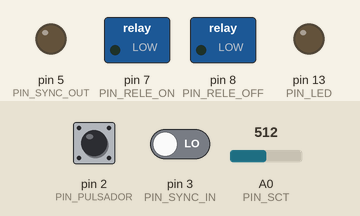
Bench run of a sketch on a simulated Arduino Uno, built with avr-gcc and run on an emulated ATmega328P. Parts: switched loads named in the sketch (green lamp = pin HIGH), output pins drawn as LEDs (lit = HIGH). The inputs (shaded band) are chosen by the test bench; at power-on: pin 2 (PIN_PULSADOR) HIGH, A0 (PIN_SCT) = 512, pin 3 (PIN_SYNC_IN) LOW. What the sketch prints to the serial monitor is not drawn.

Above: at 1.9 s.
2.0 s: pin 2 (PIN_PULSADOR) pulled LOW for 0.15 s
At 2.4 s:
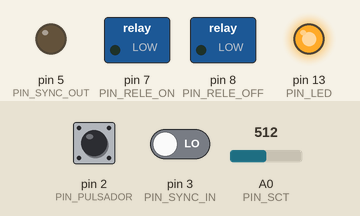
5.1 s: A0 (PIN_SCT) set to 521
6.6 s: A0 (PIN_SCT) set to 547
At 7.3 s:
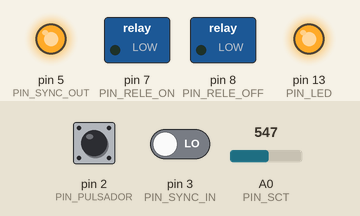
8.2 s: pin 2 (PIN_PULSADOR) pulled LOW for 1 s
At 9.5 s:
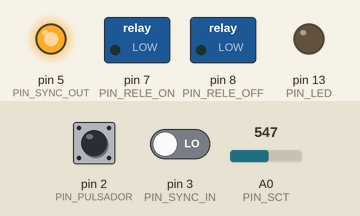
10.7 s: pin 3 (PIN_SYNC_IN) driven HIGH
12.6 s: pin 3 (PIN_SYNC_IN) driven LOW
At 12.7 s:
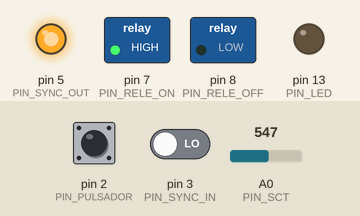
Timing chart, 0 to 15.6 s (numbered marks = the images above; inputs shaded):
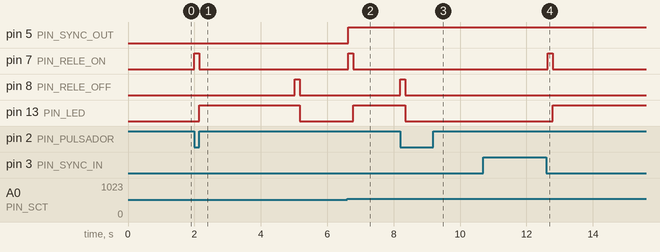

The sketch:

aspiradora.ino
```cpp
// ================================================================
//  ASPIRADORA AUTOMÁTICA — CAJA DE SIERRA
//  v4.0 — correcciones de bugs + mejoras de robustez
//
//  Sensor:    YHDC SCT-013  10A / 1V  → A0
//  Relé ON:   D7  → pulso botón ARRANQUE aspiradora
//  Relé OFF:  D8  → pulso botón PARADA aspiradora
//  Pulsador:  D2  → INT0 (interrupción externa)
//  Sync out:  D5  → D3 de la otra caja
//  Sync in:   D3  → D5 de la otra caja (+ pull-down 10kΩ a GND)
//  LED:       D13 → indicador ASPIRADORA ACTIVA
//
//  MISMO CÓDIGO EN LAS DOS CAJAS.
//  Solo cambiás MI_ID (0 para Caja A, 1 para Caja B).
//
//  ── CAMBIOS RESPECTO A v3 ───────────────────────────────────
//  - Bug fix: bloqueo_auto ahora se libera también cuando la
//    sierra REMOTA se apaga (antes quedaba atascado si solo
//    la sierra remota estaba activa al pulsar el botón).
//  - Bug fix: LED unificado → solo refleja aspiradora_activa.
//    Antes tenía dos dueños en conflicto (sierra local vs
//    aspiradora) y apagaba el LED aunque la aspiradora
//    siguiera activa por sierra remota.
//  - Mejora: bias del SCT-013 auto-calibrado en setup() en
//    lugar de hardcodeado a 512 (2.5V). Requiere que la
//    sierra esté apagada al encender el Arduino.
//  - Mejora: sync input con filtro de mayoría (5 lecturas,
//    umbral 3) para rechazar spikes de ruido del motor.
//
//  ── PINES REQUERIDOS ────────────────────────────────────────
//  ┌─────────────┬──────────────────────────────────────────┐
//  │ Pin         │ Función                                  │
//  ├─────────────┼──────────────────────────────────────────┤
//  │ A0          │ Señal SCT-013 (via divisor de bias)      │
//  │ D2 (INT0)   │ Pulsador manual NO (entre D2 y GND)      │
//  │ D3          │ Entrada sincronía ← D5 otra caja         │
//  │ D5          │ Salida sincronía  → D3 otra caja         │
//  │ D7          │ Relé ON (canal ARRANQUE)                 │
//  │ D8          │ Relé OFF (canal PARADA)                  │
//  │ D13         │ LED indicador aspiradora activa          │
//  └─────────────┴──────────────────────────────────────────┘
//
//  CABLE DE SINCRONÍA (3 hilos UTP):
//    Caja A D5  ──────── Caja B D3
//    Caja B D5  ──────── Caja A D3
//    Caja A GND ──────── Caja B GND
//
// ================================================================

// ── PINES ──────────────────────────────────────────────────────
const int PIN_SCT       = A0;
const int PIN_PULSADOR  = 2;   // INT0 — interrupción externa
const int PIN_SYNC_IN   = 3;   // entrada sincronía ← otra caja
const int PIN_SYNC_OUT  = 5;   // salida sincronía  → otra caja
const int PIN_RELE_ON   = 7;   // relé botón ARRANQUE
const int PIN_RELE_OFF  = 8;   // relé botón PARADA
const int PIN_LED       = 13;  // LED indicador aspiradora

// ── IDENTIFICACIÓN ─────────────────────────────────────────────
//  ★ ÚNICA LÍNEA QUE CAMBIA EN CADA CAJA ★
//  Caja A → MI_ID = 0
//  Caja B → MI_ID = 1
const uint8_t MI_ID = 0;

// ── CALIBRACIÓN SCT-013 10A/1V ─────────────────────────────────
//  10A → 1V RMS → 204.8 counts RMS con ADC 10bit / 5V ref
//  Ajustar si la lectura no coincide con un multímetro:
//    FACTOR_CAL_nuevo = FACTOR_CAL × (A_reales / A_leidos)
const float FACTOR_CAL = 0.04883;

// ── UMBRALES (histéresis) ───────────────────────────────────────
const float UMBRAL_ON  = 0.8;   // A → sierra ENCENDIDA
const float UMBRAL_OFF = 0.4;   // A → sierra APAGADA

// ── TIEMPOS ────────────────────────────────────────────────────
const unsigned long RETARDO_APAGADO_MS = 5000;  // retardo tras apagar sierra
const unsigned long DURACION_PULSO_MS  = 150;   // duración pulso relé
const unsigned long INTERVALO_LOOP_MS  = 100;   // cadencia del loop
const unsigned long DEBOUNCE_MS        = 50;    // antirrebote pulsador

// ── MUESTRAS RMS ───────────────────────────────────────────────
//  200 muestras × 200µs = 40ms → cubre 2 ciclos de 50Hz
const int MUESTRAS         = 200;
const int DELAY_MUESTRA_US = 200;

// ── FILTRO SYNC INPUT ──────────────────────────────────────────
//  Mayoría sobre N lecturas para rechazar spikes de ruido EMI
const int SYNC_LECTURAS = 5;
const int SYNC_UMBRAL   = 3;   // mínimo de HIGH para considerar activa

// ================================================================
//  VARIABLES COMPARTIDAS CON LA INTERRUPCIÓN
//  Deben ser 'volatile' para que el compilador no las optimice
// ================================================================
volatile bool          pulsador_disparado = false;
volatile unsigned long t_ultimo_puls      = 0;

// ── VARIABLES DE ESTADO ─────────────────────────────────────────
bool  sierra_local_ON   = false;
bool  sierra_prev       = false;
bool  remota_prev       = false;  // detecta flanco bajada sierra remota
bool  aspiradora_activa = false;
bool  bloqueo_auto      = false;
int   bias              = 512;    // punto de offset ADC, calibrado en setup()
unsigned long t_apagado     = 0;
unsigned long t_ultimo_loop = 0;

// ================================================================
//  ISR — Interrupción del pulsador (INT0 / D2)
//
//  Reglas: sin delay(), sin Serial, sin cálculos pesados.
//  Solo setea el flag y sale. El procesamiento real está en
//  procesarPulsador(), llamada desde el loop.
// ================================================================
void ISR_pulsador() {
  unsigned long ahora = millis();
  if ((ahora - t_ultimo_puls) > DEBOUNCE_MS) {
    pulsador_disparado = true;
    t_ultimo_puls = ahora;
  }
}

// ================================================================
//  leerSyncIn() — lectura filtrada del pin de sincronía
//  5 muestras separadas 500µs → mayoría → inmune a spikes cortos
// ================================================================
bool leerSyncIn() {
  int count = 0;
  for (int i = 0; i < SYNC_LECTURAS; i++) {
    if (digitalRead(PIN_SYNC_IN) == HIGH) count++;
    delayMicroseconds(500);
  }
  return (count >= SYNC_UMBRAL);
}

// ================================================================
//  leerRMS() — corriente RMS en Amperes
//  Tarda ~40ms (único bloqueo real del sistema)
// ================================================================
float leerRMS() {
  long suma = 0;
  for (int i = 0; i < MUESTRAS; i++) {
    int v = analogRead(PIN_SCT) - bias;
    suma += (long)v * v;
    delayMicroseconds(DELAY_MUESTRA_US);
  }
  return sqrt((float)suma / MUESTRAS) * FACTOR_CAL;
}

// ================================================================
//  pulsarRele() — cierra el relé N ms y lo abre
//  Bloqueante 150ms, pero ocurre muy puntualmente
// ================================================================
void pulsarRele(int pin) {
  digitalWrite(pin, HIGH);
  delay(DURACION_PULSO_MS);
  digitalWrite(pin, LOW);
}

// ================================================================
//  encenderAspiradora() / apagarAspiradora()
//  El LED refleja únicamente el estado de la aspiradora.
// ================================================================
void encenderAspiradora() {
  if (!aspiradora_activa) {
    Serial.println(F(">>> PULSO ON  → ASPIRADORA ENCENDIDA"));
    pulsarRele(PIN_RELE_ON);
    aspiradora_activa = true;
    digitalWrite(PIN_LED, HIGH);
  }
}

void apagarAspiradora() {
  if (aspiradora_activa) {
    Serial.println(F(">>> PULSO OFF → ASPIRADORA APAGADA"));
    pulsarRele(PIN_RELE_OFF);
    aspiradora_activa = false;
    digitalWrite(PIN_LED, LOW);
  }
}

// ================================================================
//  procesarPulsador()
//  Llamada desde el loop cuando la ISR dejó el flag en true.
// ================================================================
void procesarPulsador() {
  if (!aspiradora_activa) {
    bloqueo_auto = false;
    encenderAspiradora();
    Serial.println(F("[MANUAL] Encendido por pulsador"));
  } else {
    apagarAspiradora();
    t_apagado = millis();
    if (sierra_local_ON || leerSyncIn()) {
      bloqueo_auto = true;
      Serial.println(F("[MANUAL] Apagado con sierra activa → BLOQUEO AUTO"));
    } else {
      Serial.println(F("[MANUAL] Apagado por pulsador"));
    }
  }
}

// ================================================================
//  SETUP
// ================================================================
void setup() {
  pinMode(PIN_RELE_ON,  OUTPUT); digitalWrite(PIN_RELE_ON,  LOW);
  pinMode(PIN_RELE_OFF, OUTPUT); digitalWrite(PIN_RELE_OFF, LOW);
  pinMode(PIN_SYNC_OUT, OUTPUT); digitalWrite(PIN_SYNC_OUT, LOW);
  pinMode(PIN_SYNC_IN,  INPUT);  // pull-down externo 10kΩ a GND
  pinMode(PIN_LED,      OUTPUT); digitalWrite(PIN_LED,      LOW);
  pinMode(PIN_PULSADOR, INPUT_PULLUP);

  attachInterrupt(digitalPinToInterrupt(PIN_PULSADOR), ISR_pulsador, FALLING);

  Serial.begin(9600);

  // Auto-calibrar el offset DC del SCT-013.
  // La sierra DEBE estar apagada al encender el Arduino.
  long suma_bias = 0;
  for (int i = 0; i < MUESTRAS; i++) {
    suma_bias += analogRead(PIN_SCT);
    delayMicroseconds(DELAY_MUESTRA_US);
  }
  bias = (int)(suma_bias / MUESTRAS);

  Serial.println(F("================================================"));
  Serial.println(F("  ASPIRADORA AUTOMATICA v4.0"));
  Serial.print  (F("  Caja ID : ")); Serial.println(MI_ID);
  Serial.print  (F("  Bias    : ")); Serial.println(bias);
  Serial.println(F("  Pulsador: D2(INT0) | SyncOut: D5 | SyncIn: D3"));
  Serial.println(F("  Rele ON : D7       | Rele OFF: D8 | SCT: A0"));
  Serial.println(F("================================================"));
  Serial.println(F("I(A) | Local | Remota | Asp | Bloq"));

  delay(500);
}

// ================================================================
//  LOOP — nunca se bloquea salvo durante leerRMS() y pulsarRele()
//
//  Estructura de tiempos por iteración:
//    leerRMS()      → ~40ms  (siempre)
//    leerSyncIn()   →  ~3ms  (siempre, 5×500µs)
//    pulsarRele()   → 150ms  (solo cuando cambia estado aspiradora)
//    resto          →  ~0ms
//    cadencia total → 100ms mínimo entre iteraciones de lógica
// ================================================================
void loop() {

  // ── 1. PULSADOR (vía ISR — prioridad máxima) ─────────────────
  if (pulsador_disparado) {
    noInterrupts();
    pulsador_disparado = false;
    interrupts();
    procesarPulsador();
  }

  // ── 2. CADENCIA NO BLOQUEANTE ─────────────────────────────────
  if ((millis() - t_ultimo_loop) < INTERVALO_LOOP_MS) return;
  t_ultimo_loop = millis();

  // ── 3. LEER CORRIENTE LOCAL ───────────────────────────────────
  float I = leerRMS();

  // ── 4. ACTUALIZAR ESTADO CON HISTÉRESIS ──────────────────────
  sierra_prev = sierra_local_ON;
  if (!sierra_local_ON && I >= UMBRAL_ON)  sierra_local_ON = true;
  if ( sierra_local_ON && I <  UMBRAL_OFF) sierra_local_ON = false;

  // ── 5. PUBLICAR ESTADO LOCAL (sincronía) ─────────────────────
  digitalWrite(PIN_SYNC_OUT, sierra_local_ON ? HIGH : LOW);

  // ── 6. LEER ESTADO REMOTO (con filtro anti-ruido EMI) ─────────
  bool remota_activa = leerSyncIn();

  // ── 7. LIBERAR BLOQUEO ────────────────────────────────────────
  //  Se libera cuando cualquiera de las dos sierras que motivó
  //  el bloqueo acaba de apagarse (flanco bajada local O remota).
  if (bloqueo_auto) {
    bool local_apagada  = sierra_prev && !sierra_local_ON;
    bool remota_apagada = remota_prev && !remota_activa;
    if (local_apagada || remota_apagada) {
      bloqueo_auto = false;
      Serial.println(F("[AUTO] Sierra apagada → bloqueo liberado"));
    }
  }
  remota_prev = remota_activa;

  // ── 8. LÓGICA AUTOMÁTICA ──────────────────────────────────────
  if (sierra_local_ON) {
    t_apagado = millis();
    if (!aspiradora_activa && !bloqueo_auto) {
      encenderAspiradora();
      Serial.println(F("[AUTO] Encendido por sierra local"));
    }

  } else {
    if (aspiradora_activa) {
      if (remota_activa) {
        // La otra sierra sigue activa → mantener aspiradora
        t_apagado = millis();
      } else {
        // Ninguna sierra activa → contar retardo y apagar
        unsigned long transcurrido = millis() - t_apagado;
        if (transcurrido >= RETARDO_APAGADO_MS) {
          apagarAspiradora();
          Serial.println(F("[AUTO] Apagado por retardo"));
        } else {
          Serial.print(F("  [Apagando en "));
          Serial.print((RETARDO_APAGADO_MS - transcurrido) / 1000 + 1);
          Serial.println(F("s...]"));
        }
      }
    }
  }

  // ── 9. MONITOR SERIAL ─────────────────────────────────────────
  Serial.print(I, 2);
  Serial.print(F("A | L:"));
  Serial.print(sierra_local_ON   ? F("ON ") : F("OFF"));
  Serial.print(F(" | R:"));
  Serial.print(remota_activa     ? F("ON ") : F("OFF"));
  Serial.print(F(" | Asp:"));
  Serial.print(aspiradora_activa ? F("ON ") : F("OFF"));
  Serial.print(F(" | Bloq:"));
  Serial.println(bloqueo_auto    ? F("SI") : F("no"));
}

// ================================================================
//  NOTAS SOBRE LA INTERRUPCIÓN
//
//  ¿Por qué la ISR es tan corta?
//  Las ISR interrumpen cualquier cosa en ejecución, incluyendo
//  operaciones críticas. Reglas básicas:
//    - No usar delay() dentro de una ISR
//    - No usar Serial dentro de una ISR
//    - No hacer cálculos pesados
//    - Solo setear un flag y salir
//
//  ¿Qué es 'volatile'?
//  Indica al compilador que la variable puede cambiar en cualquier
//  momento (desde la ISR), forzándolo a leerla siempre desde RAM
//  en lugar de optimizarla en un registro interno.
//
//  ¿Qué es noInterrupts() / interrupts()?
//  Deshabilita/habilita las interrupciones brevemente para leer
//  y limpiar el flag de forma atómica, evitando una race condition
//  entre la ISR y el loop.
//
//  ¿Por qué FALLING y no RISING o CHANGE?
//  El pulsador con INPUT_PULLUP está en HIGH en reposo.
//  Al presionar cae a LOW → el flanco es FALLING.
//  Detecta exactamente el press, no el release.
//
// ================================================================
//
//  DIAGRAMA DE TIEMPOS:
//
//  loop() iteration:
//  │←──────────────── ~143ms total ──────────────────→│
//  │                                                   │
//  │  ISR flag  leerRMS()  leerSyncIn()  lógica  espera│
//  │  <0ms>  │<──40ms──>│<────3ms────>│ <1ms> │<100ms>│
//  │                                                   │
//  ISR puede disparar en CUALQUIER momento.
//
// ================================================================
```

Measured:
- the behaviour switches between 528 and 529 on A0 (PIN_SCT) (found by bisection; images 1 and 2)
- after the input at 2.0 s, pin 7 (PIN_RELE_ON): LOW → HIGH at once, → LOW 0.15 s later; pin 8 (PIN_RELE_OFF): LOW → HIGH after 3.0 s; pin 13 (PIN_LED): LOW → HIGH after 0.15 s
- after the input at 6.6 s, pin 5 (PIN_SYNC_OUT): LOW → HIGH at once; pin 7 (PIN_RELE_ON): LOW → HIGH at once, → LOW 0.15 s later; pin 13 (PIN_LED): LOW → HIGH after 0.19 s
- after the input at 8.2 s, pin 8 (PIN_RELE_OFF): LOW → HIGH at once, → LOW 0.15 s later; pin 13 (PIN_LED): HIGH → LOW after 0.15 s
- after the input at 10.7 s, every drawn part: stays the same
- after the input at 12.6 s, pin 7 (PIN_RELE_ON): LOW → HIGH at once, → LOW 0.15 s later; pin 13 (PIN_LED): LOW → HIGH after 0.18 s
